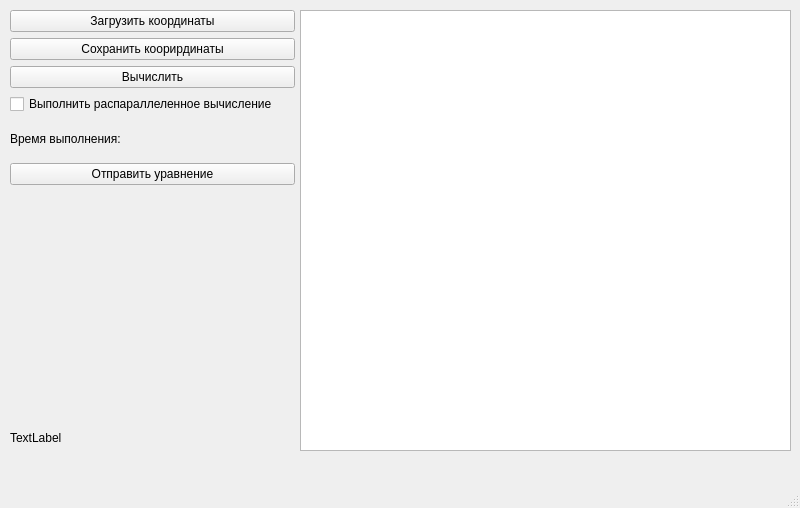
<?xml version="1.0" encoding="UTF-8"?>
<ui version="4.0">
 <class>MainWindow</class>
 <widget class="QMainWindow" name="MainWindow">
  <property name="geometry">
   <rect>
    <x>0</x>
    <y>0</y>
    <width>800</width>
    <height>508</height>
   </rect>
  </property>
  <property name="windowTitle">
   <string>MainWindow</string>
  </property>
  <widget class="QWidget" name="centralwidget">
   <widget class="QGraphicsView" name="graphicsView">
    <property name="geometry">
     <rect>
      <x>300</x>
      <y>10</y>
      <width>491</width>
      <height>441</height>
     </rect>
    </property>
   </widget>
   <widget class="QLabel" name="testLabel">
    <property name="geometry">
     <rect>
      <x>10</x>
      <y>430</y>
      <width>55</width>
      <height>16</height>
     </rect>
    </property>
    <property name="text">
     <string>TextLabel</string>
    </property>
   </widget>
   <widget class="QWidget" name="">
    <property name="geometry">
     <rect>
      <x>10</x>
      <y>10</y>
      <width>285</width>
      <height>175</height>
     </rect>
    </property>
    <layout class="QVBoxLayout" name="verticalLayout">
     <item>
      <widget class="QPushButton" name="loadButton">
       <property name="text">
        <string>Загрузить координаты</string>
       </property>
      </widget>
     </item>
     <item>
      <widget class="QPushButton" name="saveButton">
       <property name="text">
        <string>Сохранить коорирдинаты</string>
       </property>
      </widget>
     </item>
     <item>
      <widget class="QPushButton" name="calculationButton">
       <property name="text">
        <string>Вычислить</string>
       </property>
      </widget>
     </item>
     <item>
      <widget class="QCheckBox" name="isParallelBox">
       <property name="text">
        <string>Выполнить распараллеленное вычисление</string>
       </property>
      </widget>
     </item>
     <item>
      <widget class="QLabel" name="timerLabel">
       <property name="text">
        <string>Время выполнения: </string>
       </property>
      </widget>
     </item>
     <item>
      <widget class="QPushButton" name="pushButton">
       <property name="text">
        <string>Отправить уравнение</string>
       </property>
      </widget>
     </item>
    </layout>
   </widget>
  </widget>
  <widget class="QMenuBar" name="menubar">
   <property name="geometry">
    <rect>
     <x>0</x>
     <y>0</y>
     <width>800</width>
     <height>25</height>
    </rect>
   </property>
  </widget>
  <widget class="QStatusBar" name="statusbar"/>
 </widget>
 <resources/>
 <connections/>
</ui>
